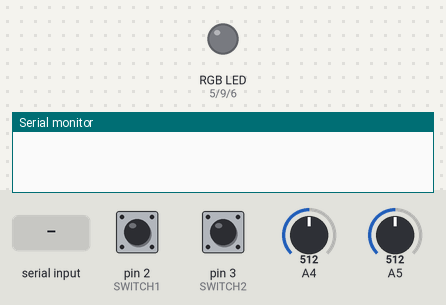
This sketch was run on a simulated Arduino Uno, built with avr-gcc and run on an emulated ATmega328P. On the bench: an RGB LED mixed from three pins (HIGH = lit), the last lines printed to the serial monitor. Dashed ring = blinking. The test bench sets the inputs (shaded band); at power-on: A4 = 512, pin 2 (SWITCH1) HIGH, A5 = 512, pin 3 (SWITCH2) HIGH. Dim RGB values are drawn brighter than linear.

Above: at 1.2 s.
1.3 s: "ON\n" received over Serial
At 1.43 s:
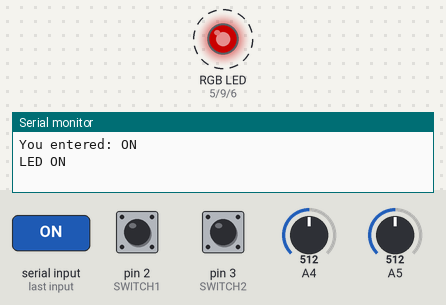
4.3 s: A4 set to 0
At 4.8 s:
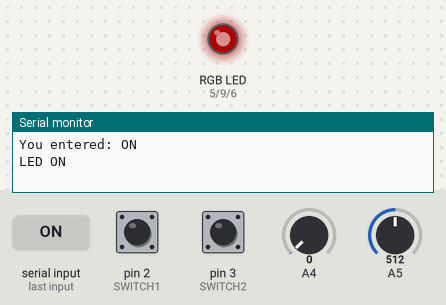
6.0 s: pin 2 (SWITCH1) pulled LOW for 0.15 s
At 7.0 s:
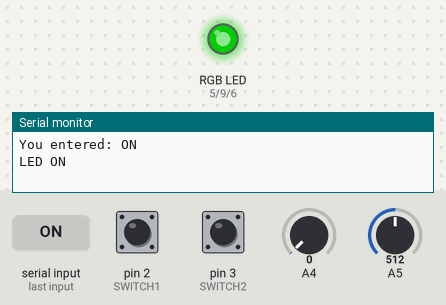
9.0 s: A5 set to 900
12.0 s: "SLEEP\n" received over Serial
At 14.07 s:
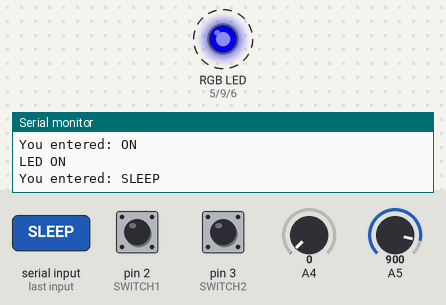
15.0 s: "RUN\n" received over Serial
Timing chart, 0 to 19.0 s (numbered marks = the images above; inputs shaded):
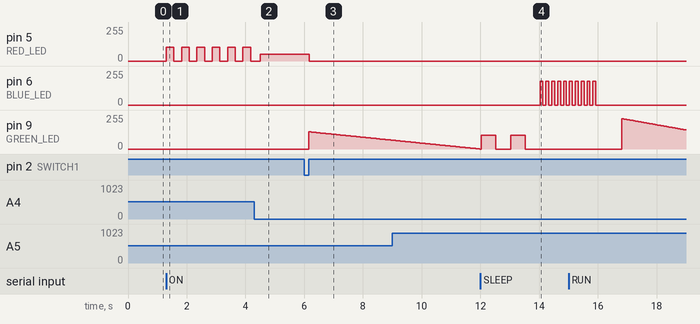

Measured:
- after the input at 1.3 s, pin 5 (RED_LED): alternates 102/255 for 0.26 s and 0/255 for 0.26 s, starting at once
- after the input at 6.0 s, pin 5 (RED_LED): 51/255 → 0/255 after 0.18 s
- after the input at 12.0 s, pin 6 (BLUE_LED): alternates 180/255 for 0.10 s and 0/255 for 0.10 s, starting after 2.0 s; pin 9 (GREEN_LED): goes on until 13.5 s, then stays 0/255

The sketch:

ee31_studio1_helloworld.ino
```cpp
#define BLUE_LED 6
#define GREEN_LED 9
#define RED_LED 5
#define SWITCH1 2
#define SWITCH2 3
#define FADE_AMOUNT 5
#define TIME_CONSTANT 6000
#define BAUD_RATE 9600

//EE31 Phase 1

enum State {
  ON,
  OFF,
  SLEEP,
  RUN,
  DIAGNOSTIC
};

State ledState;
int greenLEDBrightness, blueLEDBrightness;
int blueLEDInterval = 1;
int global_brightness = 100;

void setup() {
  // put your setup code here, to run once:
  ledState = OFF;
  greenLEDBrightness = 255;
  blueLEDBrightness = 255;
  pinMode(BLUE_LED, OUTPUT); // BLUE
  pinMode(GREEN_LED, OUTPUT); // GREEN
  pinMode(RED_LED, OUTPUT); // RED
  pinMode(SWITCH1, INPUT); // Switch 1
  pinMode(SWITCH2, INPUT); // Switch 2
  attachInterrupt(digitalPinToInterrupt(SWITCH1), trigSw1, RISING);
  attachInterrupt(digitalPinToInterrupt(SWITCH2), trigSw2, FALLING);
  Serial.begin(BAUD_RATE);  // initialize serial communication at 9600 bits per second

}
/*
In the Run state produce the desired functionality:
1. when switch #1 is moved from OPEN to CLOSED, an interrupt is triggered
which changes the rate at which a BLUE LED flashes to
ten times per second from a rate of once per second.

2. When switch #2 is moved from CLOSED to OPEN, an interrupt is triggered
only if the flash rate of the BLUE LED is ten times per second, by turning on a RED LED.

When BLUE LED flash rate is once per second the RED LED is off.

 */
void trigSw1(){
  if(ledState = RUN){
    blueLEDInterval = 10;
  }
}
void trigSw2(){
  if(ledState == RUN and blueLEDInterval == 10){
    digitalWrite(RED_LED, HIGH);
  }
}

void fade (int time_per, int num_steps, int led){
  int brightness = 255; // This can be 0-255
  int light_interval = num_steps / 255;
  for(int i = 0; i < num_steps; i++){
    brightness -= light_interval;
    analogWrite(led, (brightness*global_brightness) / 100);
    delay(time_per/num_steps);
  }
}

void setLedState(bool on, int led){
  if(on){
    analogWrite(led, global_brightness*2);
  }else{
    analogWrite(led, 0);
  }

}


void loop() {
  //A5 = Potentiometer 1
  //A4 = Potentiometer 2
  int potentiometer1 = analogRead(A5);
  int potentiometer2 = analogRead(A4);
  global_brightness = potentiometer1 / 10;

  if (Serial.available() > 0) {
    // if data is available to read
    String inputWord = Serial.readStringUntil('\n');
    Serial.print("You entered: ");
    Serial.println(inputWord);  // print the entered word
    if (inputWord.equals("ON")) {
      ledState = ON;
      Serial.println("LED ON");
    } else if (inputWord.equals("OFF")) {
      ledState = OFF;
    } else if (inputWord.equals("SLEEP")) {
      ledState = SLEEP;
    } else if (inputWord.equals("RUN")) {
      ledState = RUN;
    } else if (inputWord.equals("DIAGNOSTIC")) {
      ledState = DIAGNOSTIC;
    }
  }


  if (ledState == ON) {
    setLedState(true, RED_LED);
    delay((potentiometer2 / 2) + 5);            // waits for a second
    setLedState(false, RED_LED);
    delay((potentiometer2 / 2) + 5);            // waits for a second
  }

  else if (ledState == OFF) {
    setLedState(false, RED_LED);
  }

/*
  Blinks @ 4 Hz for 1 sec, Fade for 1 sec.  Last blink fades to off over Fade.
*/
  else if (ledState == SLEEP) {
    for(int i = 0; i < blueLEDInterval; i++){
      setLedState(true, BLUE_LED);
      delay(1000 / blueLEDInterval);
      setLedState(false, BLUE_LED);
      delay(1000 / blueLEDInterval);
    }
    fade (1000, 255, BLUE_LED);
    ledState = OFF;

  }
  else if (ledState == RUN) {
    //Fade LED for 6s
    fade (TIME_CONSTANT, 255, GREEN_LED);

    //Blink twice for duty cycle of 0.5s
    setLedState(true, GREEN_LED);
    delay(500);
    setLedState(false, GREEN_LED);
    delay(500);
    setLedState(true, GREEN_LED);
    delay(500);
    setLedState(false, GREEN_LED);
    delay(500);
  }

  else if (ledState == DIAGNOSTIC) {
    int num_problems = 5;
    for(int i = 0; i < num_problems; i++){
      setLedState(true, RED_LED);
      delay(250);
      setLedState(false, RED_LED);
      delay(250);
    }
    delay(1500);
  }

}
```
